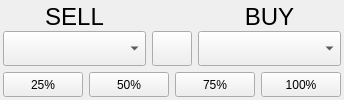
                       <widget class="QFrame" name="frame_73">
                        <property name="minimumSize">
                         <size>
                          <width>300</width>
                          <height>95</height>
                         </size>
                        </property>
                        <property name="frameShape">
                         <enum>QFrame::NoFrame</enum>
                        </property>
                        <property name="frameShadow">
                         <enum>QFrame::Raised</enum>
                        </property>
                        <layout class="QGridLayout" name="gridLayout_90">
                         <property name="leftMargin">
                          <number>3</number>
                         </property>
                         <property name="topMargin">
                          <number>3</number>
                         </property>
                         <property name="rightMargin">
                          <number>3</number>
                         </property>
                         <property name="bottomMargin">
                          <number>3</number>
                         </property>
                         <property name="spacing">
                          <number>6</number>
                         </property>
                         <item row="1" column="0">
                          <widget class="QPushButton" name="orderbook_25pct_btn">
                           <property name="sizePolicy">
                            <sizepolicy hsizetype="Preferred" vsizetype="Preferred">
                             <horstretch>0</horstretch>
                             <verstretch>0</verstretch>
                            </sizepolicy>
                           </property>
                           <property name="minimumSize">
                            <size>
                             <width>0</width>
                             <height>25</height>
                            </size>
                           </property>
                           <property name="maximumSize">
                            <size>
                             <width>16777215</width>
                             <height>35</height>
                            </size>
                           </property>
                           <property name="font">
                            <font>
                             <pointsize>9</pointsize>
                            </font>
                           </property>
                           <property name="styleSheet">
                            <string notr="true"/>
                           </property>
                           <property name="text">
                            <string>25%</string>
                           </property>
                          </widget>
                         </item>
                         <item row="1" column="2">
                          <widget class="QPushButton" name="orderbook_75pct_btn">
                           <property name="sizePolicy">
                            <sizepolicy hsizetype="Preferred" vsizetype="Preferred">
                             <horstretch>0</horstretch>
                             <verstretch>0</verstretch>
                            </sizepolicy>
                           </property>
                           <property name="minimumSize">
                            <size>
                             <width>0</width>
                             <height>25</height>
                            </size>
                           </property>
                           <property name="maximumSize">
                            <size>
                             <width>16777215</width>
                             <height>35</height>
                            </size>
                           </property>
                           <property name="font">
                            <font>
                             <pointsize>9</pointsize>
                            </font>
                           </property>
                           <property name="styleSheet">
                            <string notr="true"/>
                           </property>
                           <property name="text">
                            <string>75%</string>
                           </property>
                          </widget>
                         </item>
                         <item row="1" column="3">
                          <widget class="QPushButton" name="orderbook_100pct_btn">
                           <property name="sizePolicy">
                            <sizepolicy hsizetype="Preferred" vsizetype="Preferred">
                             <horstretch>0</horstretch>
                             <verstretch>0</verstretch>
                            </sizepolicy>
                           </property>
                           <property name="minimumSize">
                            <size>
                             <width>0</width>
                             <height>25</height>
                            </size>
                           </property>
                           <property name="maximumSize">
                            <size>
                             <width>16777215</width>
                             <height>35</height>
                            </size>
                           </property>
                           <property name="font">
                            <font>
                             <pointsize>9</pointsize>
                            </font>
                           </property>
                           <property name="styleSheet">
                            <string notr="true"/>
                           </property>
                           <property name="text">
                            <string>100%</string>
                           </property>
                          </widget>
                         </item>
                         <item row="1" column="1">
                          <widget class="QPushButton" name="orderbook_50pct_btn">
                           <property name="sizePolicy">
                            <sizepolicy hsizetype="Preferred" vsizetype="Preferred">
                             <horstretch>0</horstretch>
                             <verstretch>0</verstretch>
                            </sizepolicy>
                           </property>
                           <property name="minimumSize">
                            <size>
                             <width>0</width>
                             <height>25</height>
                            </size>
                           </property>
                           <property name="maximumSize">
                            <size>
                             <width>16777215</width>
                             <height>35</height>
                            </size>
                           </property>
                           <property name="font">
                            <font>
                             <pointsize>9</pointsize>
                            </font>
                           </property>
                           <property name="styleSheet">
                            <string notr="true"/>
                           </property>
                           <property name="text">
                            <string>50%</string>
                           </property>
                          </widget>
                         </item>
                         <item row="0" column="0" colspan="4">
                          <widget class="QFrame" name="frame_74">
                           <property name="sizePolicy">
                            <sizepolicy hsizetype="Minimum" vsizetype="Minimum">
                             <horstretch>0</horstretch>
                             <verstretch>0</verstretch>
                            </sizepolicy>
                           </property>
                           <property name="frameShape">
                            <enum>QFrame::NoFrame</enum>
                           </property>
                           <property name="frameShadow">
                            <enum>QFrame::Raised</enum>
                           </property>
                           <layout class="QGridLayout" name="gridLayout_91">
                            <property name="leftMargin">
                             <number>0</number>
                            </property>
                            <property name="topMargin">
                             <number>0</number>
                            </property>
                            <property name="rightMargin">
                             <number>0</number>
                            </property>
                            <property name="bottomMargin">
                             <number>0</number>
                            </property>
                            <property name="verticalSpacing">
                             <number>0</number>
                            </property>
                            <item row="0" column="4">
                             <widget class="QLabel" name="orderbook_sell_lbl">
                              <property name="sizePolicy">
                               <sizepolicy hsizetype="Minimum" vsizetype="Minimum">
                                <horstretch>0</horstretch>
                                <verstretch>0</verstretch>
                               </sizepolicy>
                              </property>
                              <property name="minimumSize">
                               <size>
                                <width>0</width>
                                <height>25</height>
                               </size>
                              </property>
                              <property name="font">
                               <font>
                                <pointsize>18</pointsize>
                               </font>
                              </property>
                              <property name="text">
                               <string>SELL</string>
                              </property>
                              <property name="alignment">
                               <set>Qt::AlignCenter</set>
                              </property>
                             </widget>
                            </item>
                            <item row="1" column="5">
                             <widget class="QPushButton" name="orderbook_switch_btn">
                              <property name="sizePolicy">
                               <sizepolicy hsizetype="Minimum" vsizetype="Minimum">
                                <horstretch>0</horstretch>
                                <verstretch>0</verstretch>
                               </sizepolicy>
                              </property>
                              <property name="minimumSize">
                               <size>
                                <width>40</width>
                                <height>32</height>
                               </size>
                              </property>
                              <property name="maximumSize">
                               <size>
                                <width>40</width>
                                <height>16777215</height>
                               </size>
                              </property>
                              <property name="text">
                               <string/>
                              </property>
                              <property name="icon">
                               <iconset resource="coin_icons.qrc">
                                <normaloff>:/ui/img/other/switch-arrow2.png</normaloff>:/ui/img/other/switch-arrow2.png</iconset>
                              </property>
                             </widget>
                            </item>
                            <item row="1" column="4">
                             <widget class="QComboBox" name="orderbook_sell_combo">
                              <property name="sizePolicy">
                               <sizepolicy hsizetype="MinimumExpanding" vsizetype="MinimumExpanding">
                                <horstretch>0</horstretch>
                                <verstretch>0</verstretch>
                               </sizepolicy>
                              </property>
                              <property name="minimumSize">
                               <size>
                                <width>0</width>
                                <height>32</height>
                               </size>
                              </property>
                              <property name="maximumSize">
                               <size>
                                <width>16777215</width>
                                <height>35</height>
                               </size>
                              </property>
                              <property name="styleSheet">
                               <string notr="true"/>
                              </property>
                             </widget>
                            </item>
                            <item row="1" column="6">
                             <widget class="QComboBox" name="orderbook_buy_combo">
                              <property name="sizePolicy">
                               <sizepolicy hsizetype="MinimumExpanding" vsizetype="MinimumExpanding">
                                <horstretch>0</horstretch>
                                <verstretch>0</verstretch>
                               </sizepolicy>
                              </property>
                              <property name="minimumSize">
                               <size>
                                <width>0</width>
                                <height>32</height>
                               </size>
                              </property>
                              <property name="maximumSize">
                               <size>
                                <width>16777215</width>
                                <height>35</height>
                               </size>
                              </property>
                              <property name="styleSheet">
                               <string notr="true"/>
                              </property>
                             </widget>
                            </item>
                            <item row="0" column="6">
                             <widget class="QLabel" name="orderbook_buy_lbl">
                              <property name="sizePolicy">
                               <sizepolicy hsizetype="Minimum" vsizetype="Minimum">
                                <horstretch>0</horstretch>
                                <verstretch>0</verstretch>
                               </sizepolicy>
                              </property>
                              <property name="minimumSize">
                               <size>
                                <width>0</width>
                                <height>25</height>
                               </size>
                              </property>
                              <property name="font">
                               <font>
                                <pointsize>18</pointsize>
                               </font>
                              </property>
                              <property name="text">
                               <string>BUY</string>
                              </property>
                              <property name="alignment">
                               <set>Qt::AlignCenter</set>
                              </property>
                             </widget>
                            </item>
                           </layout>
                          </widget>
                         </item>
                        </layout>
                       </widget>
